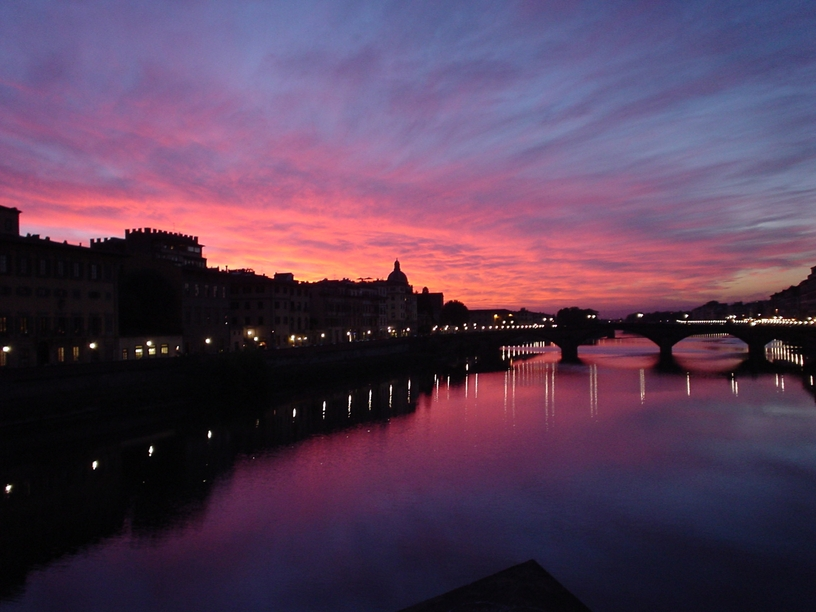
%> input picture data/firenzeRgb.jpg, 816 x 612 px
$ octave practice05_3_ip.m   (GNU Octave 9; MATLAB toolbox functions it lacks are replaced by stand-ins)
%> lines starting %> are read from the running program, lines starting %| are printed output that depends on the picture
% practice05_3.m
%
% $Id: practice05_3_ip.m,v 1.2 2007/05/07 11:09:47 sho Exp $
%
% Copyright (C) 2005-2015 Shogo MURAMATSU, All rights reserved
%

%% マスクの設定
alpha = 0.0;
laplacianMask = fspecial('laplacian',alpha);

%% 原画像の読み込みと表示
pictureRgb = imread('./data/firenzeRgb.jpg');
%> pictureRgb is the input picture: size 612x816x3 uint8; mean R, G, B 88.2, 62.4, 87.8
pictureGray = im2double(rgb2gray(pictureRgb));
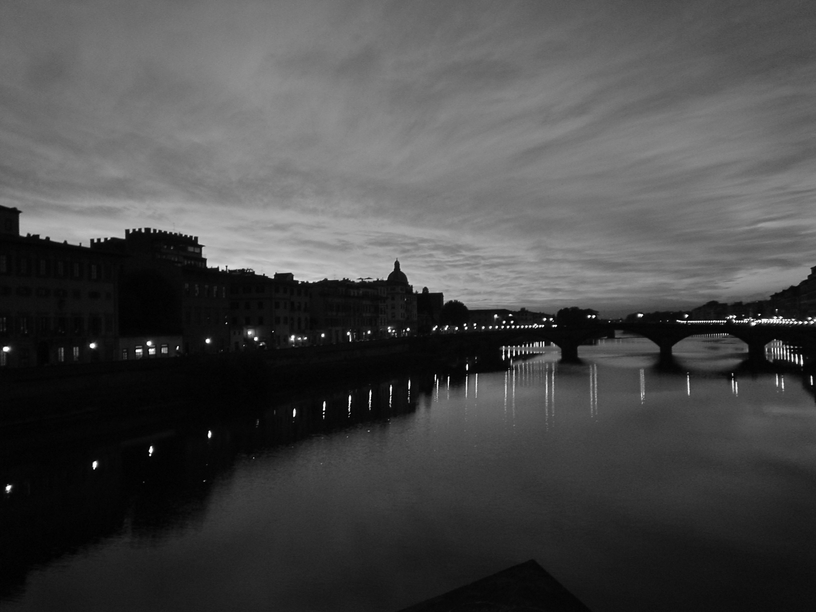
%> pictureGray: size 612x816 double; min 0, max 1, mean 0.286
figure(1)
imshow(pictureGray)
title('Original')

%% フィルタ処理と結果の表示
pictureFiltered = ...
    imfilter(pictureGray,laplacianMask) + 0.5;
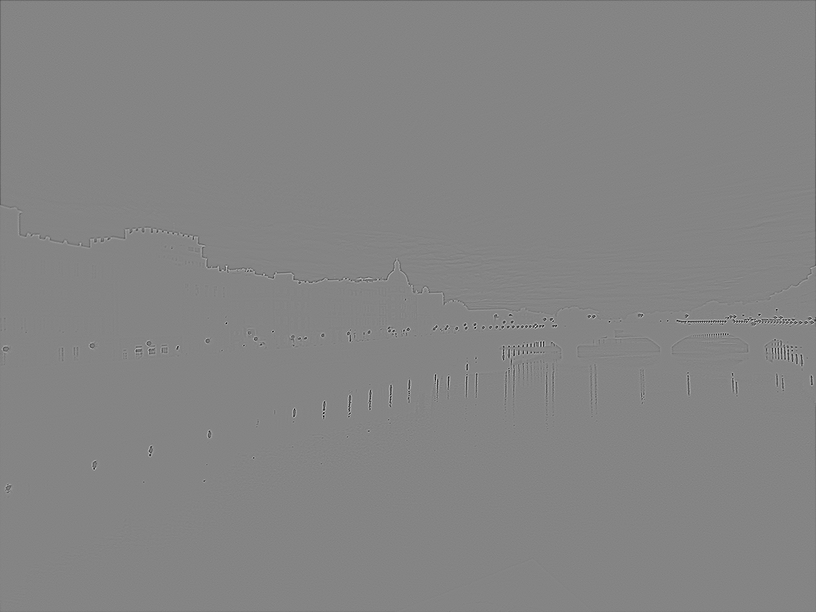
%> pictureFiltered: size 612x816 double; min -1.81, max 2.63, mean 0.499; drawn with min black and max white
figure(2)
imshow(pictureFiltered)
title('After filtering (laplacian)')

% end
